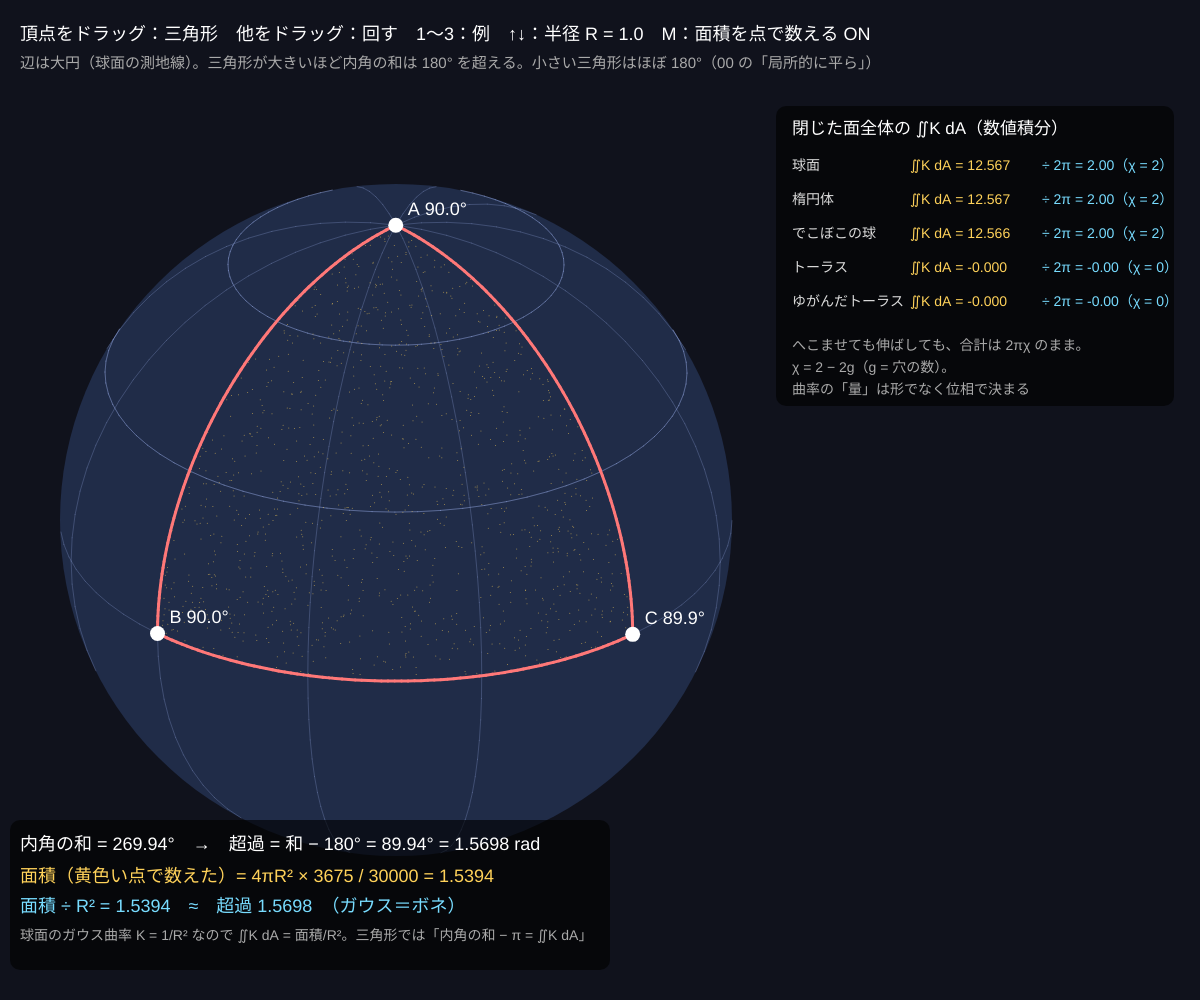
Frame 1 (no input)
Frame 60 (no input): identical to frame 1, image omitted
Frame 120 (the mouse pressed at the canvas centre since frame 60): identical to frame 1, image omitted

The p5.js sketch that drew this single still picture (run headless with seeded random() and noise() and a simulated clock; from frame 60 on, the mouse is pressed at the canvas centre):

// p5.js sketch
// ── sketch.js
// ============================================
// 08 ガウス＝ボネの定理
// 球面の三角形（辺は大円 = 測地線）の内角の和は 180° より大きい。はみ出した分 = 面積 ÷ R²
//   面全体では「曲率の合計 ∬K dA = 2π × オイラー標数 χ」。形をどう変えても球面は 4π、トーラスは 0
// 頂点をドラッグ = 三角形を変える / 球の他の所をドラッグ = 回す / 1〜3 = 三角形の例 / ↑↓ = 球の半径 R / M = 面積を点で数える
// ============================================

let V = [];                  // 三角形の頂点（単位ベクトル）
let R = 1;                   // ★ 球の半径（単位は自由。面積 = 超過 × R²）
let yaw = 2.36, tilt = 0.5;
let drag = -1, dragStart = null;
let samples = [], showMC = true;
let NS = 30000;              // ★ 面積を数えるための点の数
let totals = [];             // 右の表：閉じた面の ∬K dA

function setup() {
  createCanvas(windowWidth, windowHeight);
  preset(2);
  // 球面上に一様にばらまいた点（面積を数えるため）
  for (let i = 0; i < NS; i++) {
    let z = Math.random() * 2 - 1, a = Math.random() * TWO_PI, r = Math.sqrt(1 - z * z);
    samples.push([r * Math.cos(a), r * Math.sin(a), z]);
  }
  // ★ いろいろな閉じた面で ∬K dA を数値計算
  let sphere1 = (u, v) => [Math.cos(v) * Math.cos(u), Math.cos(v) * Math.sin(u), Math.sin(v)];
  let ellip = (u, v) => [1.2 * Math.cos(v) * Math.cos(u), 0.8 * Math.cos(v) * Math.sin(u), 0.5 * Math.sin(v)];
  let lumpy = (u, v) => vmul(sphere1(u, v), 1 + 0.25 * Math.sin(3 * u) * Math.cos(v) ** 2 + 0.15 * Math.cos(2 * v));
  let torus = (u, v) => [(1 + 0.4 * Math.cos(v)) * Math.cos(u), (1 + 0.4 * Math.cos(v)) * Math.sin(u), 0.4 * Math.sin(v)];
  let torus2 = (u, v) => [(1 + 0.3 * Math.cos(v) + 0.15 * Math.cos(3 * u)) * Math.cos(u), (1 + 0.3 * Math.cos(v)) * Math.sin(u), 0.3 * Math.sin(v) + 0.2 * Math.sin(2 * u)];
  totals = [
    ['球面', integrateK(sphere1, -HALF_PI, HALF_PI), 2],
    ['楕円体', integrateK(ellip, -HALF_PI, HALF_PI), 2],
    ['でこぼこの球', integrateK(lumpy, -HALF_PI, HALF_PI), 2],
    ['トーラス', integrateK(torus, -PI, PI), 0],
    ['ゆがんだトーラス', integrateK(torus2, -PI, PI), 0],
  ];
}

function preset(k) {
  let s = (la, lo) => [Math.cos(la) * Math.cos(lo), Math.cos(la) * Math.sin(lo), Math.sin(la)];
  if (k === 1) V = [s(0.5, 0.4), s(0.62, 0.55), s(0.45, 0.6)];     // 小さい三角形：ほぼ平ら
  if (k === 2) V = [s(HALF_PI - 0.001, 0), s(0, 0), s(0, HALF_PI)]; // 北極と赤道の 2 点：3 つとも 90°
  if (k === 3) V = [s(0.9, -0.3), s(-0.4, -0.6), s(-0.2, 1.6)];     // 大きい三角形
}

// 3D → 画面（正射影）
function view(p) {
  let c = Math.cos(yaw), s = Math.sin(yaw);
  let x1 = c * p[0] + s * p[1], y1 = -s * p[0] + c * p[1];
  let up = y1 * Math.sin(tilt) + p[2] * Math.cos(tilt), depth = -y1 * Math.cos(tilt) + p[2] * Math.sin(tilt);
  let Rp = min(width * 0.28, height * 0.36);
  return { x: width * 0.33 + x1 * Rp, y: height * 0.52 - up * Rp, front: depth > 0, depth, Rp };
}
function unview(mx, my) {   // 画面 → 球面の手前の点
  let Rp = view([0, 0, 1]).Rp;
  let X = (mx - width * 0.33) / Rp, U = -(my - height * 0.52) / Rp, D = 1 - X * X - U * U;
  if (D < 0) return null;
  let d = Math.sqrt(D), y1 = U * Math.sin(tilt) - d * Math.cos(tilt), z1 = U * Math.cos(tilt) + d * Math.sin(tilt);
  let c = Math.cos(yaw), s = Math.sin(yaw);
  return [c * X - s * y1, s * X + c * y1, z1];
}
function slerp(a, b, t) {
  let w = Math.acos(constrain(vdot(a, b), -1, 1));
  if (w < 1e-6) return a;
  return vadd(vmul(a, Math.sin((1 - t) * w) / Math.sin(w)), vmul(b, Math.sin(t * w) / Math.sin(w)));
}
// ★ 頂点 A での内角：A から B へ向かう大円の向きと、A から C へ向かう向きのなす角
function angleAt(A, B, C) {
  let tb = vunit(vsub(B, vmul(A, vdot(A, B)))), tc = vunit(vsub(C, vmul(A, vdot(A, C))));
  return Math.acos(constrain(vdot(tb, tc), -1, 1));
}
function det3(a, b, c) { return vdot(a, vcross(b, c)); }

function draw() {
  background(16, 18, 28);
  let Rp = view([0, 0, 1]).Rp;
  noStroke(); fill(32, 44, 72); circle(width * 0.33, height * 0.52, 2 * Rp);
  // 経線・緯線
  strokeWeight(1);
  for (let la = -60; la <= 60; la += 30) arcLine((t) => sphPt(radians(la), t * TWO_PI), [170, 190, 255, 60]);
  for (let lo = 0; lo < 180; lo += 30) arcLine((t) => sphPt(t * TWO_PI, radians(lo)), [170, 190, 255, 60]);
  // 面積を数える点（三角形の中だけ）
  let s0 = Math.sign(det3(V[0], V[1], V[2])), inside = 0;
  for (let i = 0; i < NS; i++) {
    let p = samples[i];
    if (Math.sign(det3(V[0], V[1], p)) === s0 && Math.sign(det3(V[1], V[2], p)) === s0 && Math.sign(det3(V[2], V[0], p)) === s0) {
      inside++;
      if (showMC && i % 3 === 0) { let q = view(p); if (q.front) { stroke(255, 210, 90, 160); point(q.x, q.y); } }
    }
  }
  // 三角形の辺（大円の弧）
  strokeWeight(3);
  for (let i = 0; i < 3; i++) { let a = V[i], b = V[(i + 1) % 3]; arcLine((t) => slerp(a, b, t), [255, 120, 120, 255], true); }
  let ang = [angleAt(V[0], V[1], V[2]), angleAt(V[1], V[2], V[0]), angleAt(V[2], V[0], V[1])];
  let names = ['A', 'B', 'C'];
  for (let i = 0; i < 3; i++) {
    let q = view(V[i]);
    noStroke(); fill(q.front ? 255 : 120); circle(q.x, q.y, drag === i ? 20 : 15);
    fill(255, q.front ? 255 : 120); textSize(18); text(names[i] + ' ' + nf(degrees(ang[i]), 1, 1) + '°', q.x + 12, q.y - 10);
  }
  let sum = ang[0] + ang[1] + ang[2], excess = sum - PI, mcArea = (4 * PI * inside) / NS;

  noStroke(); fill(255); textSize(18);
  text('頂点をドラッグ：三角形　他をドラッグ：回す　1〜3：例　↑↓：半径 R = ' + nf(R, 1, 1) + '　M：面積を点で数える ' + (showMC ? 'ON' : 'off'), 20, 40);
  fill(170); textSize(15);
  text('辺は大円（球面の測地線）。三角形が大きいほど内角の和は 180° を超える。小さい三角形はほぼ 180°（00 の「局所的に平ら」）', 20, 68);
  let x = 20, y = height - 150;
  fill(0, 0, 0, 160); rect(x - 10, y - 30, 600, 150, 10);
  fill(255); textSize(18);
  text('内角の和 = ' + nf(degrees(sum), 1, 2) + '°　→　超過 = 和 − 180° = ' + nf(degrees(excess), 1, 2) + '° = ' + nf(excess, 1, 4) + ' rad', x, y);
  fill(255, 210, 90);
  text('面積（黄色い点で数えた）= 4πR² × ' + inside + ' / ' + NS + ' = ' + nf(mcArea * R * R, 1, 4), x, y + 32);
  fill(120, 220, 255);
  text('面積 ÷ R² = ' + nf(mcArea, 1, 4) + '　≈　超過 ' + nf(excess, 1, 4) + '　（ガウス＝ボネ）', x, y + 62);
  fill(170); textSize(14);
  text('球面のガウス曲率 K = 1/R² なので ∬K dA = 面積/R²。三角形では「内角の和 − π = ∬K dA」', x, y + 90);
  drawTable();
}
function sphPt(lo, la) { return [Math.cos(la) * Math.cos(lo), Math.cos(la) * Math.sin(lo), Math.sin(la)]; }
function arcLine(f, c, keep) {
  stroke(...c); let prev = null;
  for (let i = 0; i <= 80; i++) {
    let q = view(f(i / 80));
    if (prev) { if (q.front && prev.front) stroke(...c); else stroke(c[0], c[1], c[2], keep ? 60 : 0); line(prev.x, prev.y, q.x, q.y); }
    prev = q;
  }
}

// 右の表：閉じた面の曲率の合計
function drawTable() {
  let x = width * 0.66, y = 140;
  noStroke(); fill(0, 0, 0, 160); rect(x - 16, y - 34, width * 0.34 - 10, 60 + totals.length * 34 + 70, 10);
  fill(255); textSize(17); text('閉じた面全体の ∬K dA（数値積分）', x, y - 6);
  textSize(14);
  totals.forEach(([nm, v, chi], i) => {
    let yy = y + 30 + i * 34;
    fill(220); text(nm, x, yy);
    fill(255, 210, 90); text('∬K dA = ' + nf(v, 1, 3), x + 118, yy);
    fill(120, 220, 255); text('÷ 2π = ' + nf(v / TWO_PI, 1, 2) + '（χ = ' + chi + '）', x + 250, yy);
  });
  fill(170); textSize(14);
  let yy = y + 40 + totals.length * 34;
  text('へこませても伸ばしても、合計は 2πχ のまま。', x, yy);
  text('χ = 2 − 2g（g = 穴の数）。', x, yy + 22);
  text('曲率の「量」は形でなく位相で決まる', x, yy + 44);
}
// ∬K dA を (u, v) の格子で足し合わせる（K√(EG − F²) du dv）
function integrateK(f, v0, v1) {
  let nu = 120, nv = 80, du = TWO_PI / nu, dv = (v1 - v0) / nv, h = 0.002, sum = 0;
  for (let i = 0; i < nu; i++) for (let j = 0; j < nv; j++) {
    let u = (i + 0.5) * du, v = v0 + (j + 0.5) * dv, p = f(u, v);
    let ru = vmul(vsub(f(u + h, v), f(u - h, v)), 1 / (2 * h)), rv = vmul(vsub(f(u, v + h), f(u, v - h)), 1 / (2 * h));
    let ruu = vmul(vadd(vsub(f(u + h, v), vmul(p, 2)), f(u - h, v)), 1 / (h * h)), rvv = vmul(vadd(vsub(f(u, v + h), vmul(p, 2)), f(u, v - h)), 1 / (h * h));
    let ruv = vmul(vsub(vsub(f(u + h, v + h), f(u + h, v - h)), vsub(f(u - h, v + h), f(u - h, v - h))), 1 / (4 * h * h));
    let cr = vcross(ru, rv), W = vlen(cr);
    if (W < 1e-9) continue;
    let n = vmul(cr, 1 / W);
    let L = vdot(ruu, n), M = vdot(ruv, n), N = vdot(rvv, n);
    sum += ((L * N - M * M) / (W * W)) * W * du * dv;   // K dA
  }
  return sum;
}

function mousePressed() {
  drag = -1;
  for (let i = 0; i < 3; i++) { let q = view(V[i]); if (q.front && dist(mouseX, mouseY, q.x, q.y) < 18) drag = i; }
  dragStart = { x: mouseX, y: mouseY, yaw, tilt };
}
function mouseDragged() {
  if (drag >= 0) { let p = unview(mouseX, mouseY); if (p) V[drag] = p; }
  else if (dragStart && mouseX < width * 0.64) { yaw = dragStart.yaw - (mouseX - dragStart.x) * 0.01; tilt = constrain(dragStart.tilt + (mouseY - dragStart.y) * 0.01, -1.4, 1.4); }
}
function mouseReleased() { drag = -1; }
function keyPressed() {
  if ('123'.includes(key) && key.length === 1) preset(int(key));
  if (key === UP_ARROW) R = min(10, R + 0.5);
  if (key === DOWN_ARROW) R = max(0.5, R - 0.5);
  if (key === 'm' || key === 'M') showMC = !showMC;
}

// ---------- やってみよう ----------
// 1. 例 2（北極と赤道の 2 点）：3 つの角がすべて 90°。和 270°、超過 90° = π/2 = 球面の 1/8 の面積
// 2. 頂点を寄せて小さい三角形に。超過は面積に比例して 0 に近づく（平面の 180° にもどる）
// 3. R を 2 倍にすると、同じ形の三角形の面積は 4 倍。でも角度は変わらない → 「面積 ÷ R²」が角度で決まる
// 4. 右の表に自分の面（例：(1 + 0.3 sin 5u) をかけた球）を追加。∬K dA は 4π のまま？


// ==================================================
// ここから下は「ベクトルの道具」
// ==================================================
function vadd(a, b) { return [a[0] + b[0], a[1] + b[1], a[2] + b[2]]; }
function vsub(a, b) { return [a[0] - b[0], a[1] - b[1], a[2] - b[2]]; }
function vmul(a, s) { return [a[0] * s, a[1] * s, a[2] * s]; }
function vdot(a, b) { return a[0] * b[0] + a[1] * b[1] + a[2] * b[2]; }
function vcross(a, b) { return [a[1] * b[2] - a[2] * b[1], a[2] * b[0] - a[0] * b[2], a[0] * b[1] - a[1] * b[0]]; }
function vlen(a) { return Math.sqrt(vdot(a, a)); }
function vunit(a) { let l = vlen(a) || 1; return vmul(a, 1 / l); }
